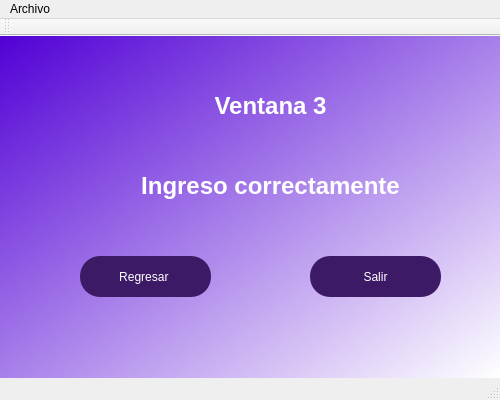
<?xml version="1.0" encoding="UTF-8"?>
<ui version="4.0">
 <class>Calculadora</class>
 <widget class="QMainWindow" name="Calculadora">
  <property name="geometry">
   <rect>
    <x>0</x>
    <y>0</y>
    <width>500</width>
    <height>400</height>
   </rect>
  </property>
  <property name="minimumSize">
   <size>
    <width>500</width>
    <height>400</height>
   </size>
  </property>
  <property name="maximumSize">
   <size>
    <width>500</width>
    <height>400</height>
   </size>
  </property>
  <property name="windowTitle">
   <string>MainWindow</string>
  </property>
  <property name="toolTip">
   <string>&lt;html&gt;&lt;head/&gt;&lt;body&gt;&lt;p align=&quot;right&quot;&gt;Usuario:&lt;/p&gt;&lt;/body&gt;&lt;/html&gt;</string>
  </property>
  <property name="styleSheet">
   <string notr="true">QWidget#centralwidget{
background-color: qlineargradient(spread:pad, x1:0, y1:0, x2:1, y2:1, stop:0 rgba(81, 0, 213, 255), stop:1 rgba(255, 255, 255, 255))}</string>
  </property>
  <widget class="QWidget" name="centralwidget">
   <widget class="QLabel" name="label_2">
    <property name="geometry">
     <rect>
      <x>140</x>
      <y>20</y>
      <width>261</width>
      <height>181</height>
     </rect>
    </property>
    <property name="styleSheet">
     <string notr="true">color: rgb(255, 255, 255);
font: 75 14pt &quot;Arial&quot;;</string>
    </property>
    <property name="text">
     <string>&lt;html&gt;&lt;head/&gt;&lt;body&gt;&lt;p align=&quot;center&quot;&gt;&lt;span style=&quot; font-size:18pt; font-weight:600;&quot;&gt;Ventana 3&lt;/span&gt;&lt;/p&gt;&lt;p align=&quot;center&quot;&gt;&lt;br/&gt;&lt;/p&gt;&lt;p align=&quot;center&quot;&gt;&lt;span style=&quot; font-size:18pt; font-weight:600;&quot;&gt;Ingreso correctamente&lt;/span&gt;&lt;/p&gt;&lt;/body&gt;&lt;/html&gt;</string>
    </property>
   </widget>
   <widget class="QPushButton" name="Bt_Regresar1">
    <property name="geometry">
     <rect>
      <x>80</x>
      <y>220</y>
      <width>131</width>
      <height>41</height>
     </rect>
    </property>
    <property name="styleSheet">
     <string notr="true">border-radius: 20px;
font: 75 12pt &quot;MS Shell Dlg 2&quot;;
color: rgb(255, 255, 255);
background-color: rgb(61, 26, 102);</string>
    </property>
    <property name="text">
     <string>Regresar </string>
    </property>
   </widget>
   <widget class="QPushButton" name="pushButton_2">
    <property name="geometry">
     <rect>
      <x>310</x>
      <y>220</y>
      <width>131</width>
      <height>41</height>
     </rect>
    </property>
    <property name="styleSheet">
     <string notr="true">border-radius: 20px;
font: 75 12pt &quot;MS Shell Dlg 2&quot;;
color: rgb(255, 255, 255);
background-color: rgb(61, 26, 102);</string>
    </property>
    <property name="text">
     <string>Salir</string>
    </property>
   </widget>
  </widget>
  <widget class="QMenuBar" name="menubar">
   <property name="geometry">
    <rect>
     <x>0</x>
     <y>0</y>
     <width>500</width>
     <height>22</height>
    </rect>
   </property>
   <widget class="QMenu" name="menuArchivo">
    <property name="title">
     <string>Archivo</string>
    </property>
    <addaction name="actionIngresar"/>
    <addaction name="separator"/>
    <addaction name="actionSalir"/>
   </widget>
   <addaction name="menuArchivo"/>
  </widget>
  <widget class="QStatusBar" name="statusbar"/>
  <widget class="QToolBar" name="toolBar">
   <property name="windowTitle">
    <string>toolBar</string>
   </property>
   <attribute name="toolBarArea">
    <enum>TopToolBarArea</enum>
   </attribute>
   <attribute name="toolBarBreak">
    <bool>false</bool>
   </attribute>
  </widget>
  <action name="actionSalir">
   <property name="text">
    <string>Salir</string>
   </property>
  </action>
  <action name="actionSuma">
   <property name="text">
    <string>Suma</string>
   </property>
  </action>
  <action name="actionIngresar">
   <property name="text">
    <string>Ingresar</string>
   </property>
  </action>
 </widget>
 <resources/>
 <connections/>
</ui>
